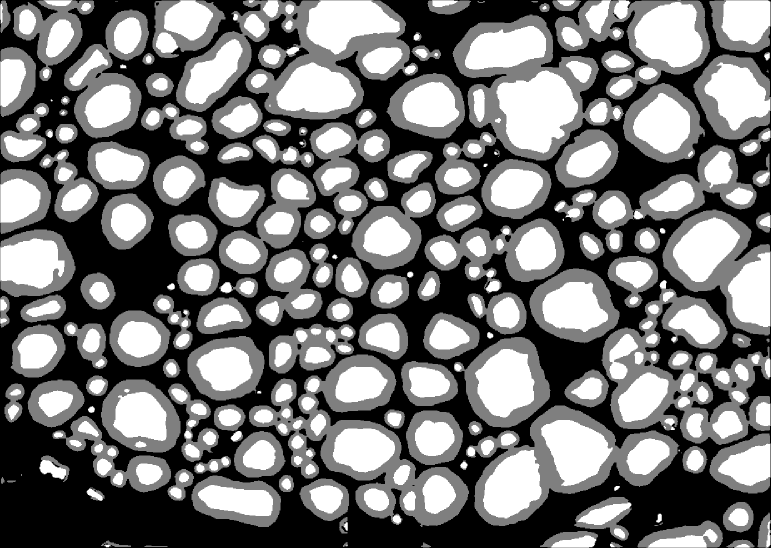
#> input picture AxonDeepSeg/data_test/AxonDeepSeg.png, 1541 x 1096 px, given in place of image_0.jpeg, which was not available (shown at 1/2 size)
$ python -i input_data.py   (imports and definitions only)   (older library calls are emulated)
#> lines starting #> are read from the running program, lines starting #| are printed output that depends on the picture; after the words box and inside, x2 and y2 are one past the last pixel; in counts of white or black regions, pixels touching at a corner belong together; pictures that were not available may be replaced by others from this repository, and a replacement may not be noted
from skimage import exposure
from skimage.transform import rescale
from scipy.ndimage.interpolation import map_coordinates
from scipy.ndimage.filters import gaussian_filter
from scipy.misc import imread
from sklearn import preprocessing
from skimage import transform
from scipy import ndimage
import numpy as np
import random
import os

import matplotlib.pyplot as plt

def extract_patches(img, mask, size):
    """
    :param img: image represented by a numpy-array
    :param mask: groundtruth of the segmentation
    :param size: size of the patches to extract
    :return: a list of pairs [patch, ground_truth] with a very low overlapping.
    """

    h, w = img.shape

    q_h, r_h = divmod(h, size)
    q_w, r_w = divmod(w, size)

    r2_h = size-r_h
    r2_w = size-r_w

    q3_h, r3_h = divmod(r2_h, q_h)
    q3_w, r3_w = divmod(r2_w, q_w)

    patches = []
    pos_x = 0
    while pos_x+size<=h:
        pos_y = 0
        while pos_y+size<=w:
            patch = img[pos_x:pos_x+size, pos_y:pos_y+size]
            patch_gt = mask[pos_x:pos_x+size, pos_y:pos_y+size]
            patches.append([patch,patch_gt])
            pos_y = size + pos_y - q3_w
            if pos_y + size > w :
                pos_y = pos_y - r3_w

        pos_x = size + pos_x - q3_h
        if pos_x + size > h:
            pos_x = pos_x - r3_h
    return patches

#######################################################################################################################
#                                                Data Augmentation                                                    #
#######################################################################################################################

# [57 lines left out: functions flipped, elastic_transform, elastic, not called in this run]


def shifting(patch):
    """
    :param patch: [image,mask]
    :return: random shifting of the pair [image,mask]
    """
    size_shift = 10
    img = np.pad(patch[0],size_shift, mode = "reflect")
    mask = np.pad(patch[1],size_shift, mode = "reflect")
    begin_h = np.random.randint(2*size_shift-1)
    begin_w = np.random.randint(2*size_shift-1)
    shifted_image = img[begin_h:begin_h+256,begin_w:begin_w+256]
    shifted_mask = mask[begin_h:begin_h+256,begin_w:begin_w+256]

    return [shifted_image,shifted_mask]


def rescaling(patch):
    """
    :param patch:  [image,mask]
    :return: random rescaling of the pair [image,mask]

    --- Rescaling reinforces axons size diversity ---
    """

    scale = random.choice([0.5, 0.75, 1.0, 1.5, 2.0])

    if scale == 1.0:
        rescaled_patch = patch

    else :
        image_rescale = rescale(patch[0], scale, preserve_range= True)
        mask_rescale = rescale(patch[1], scale, preserve_range= True)
        s_r = mask_rescale.shape[0]
        q_h, r_h = divmod(256-s_r,2)

        if q_h > 0:
            image_rescale = np.pad(image_rescale,(q_h, q_h+r_h), mode = "reflect")
            mask_rescale = np.pad(mask_rescale,(q_h, q_h+r_h), mode = "reflect")
        else:
            patches = extract_patches(image_rescale, mask_rescale, 256)
            i = np.random.randint(len(patches), size=1)[0]
            image_rescale, mask_rescale = patches[i]

        mask_rescale = preprocessing.binarize(np.array(mask_rescale), threshold=0.5)
        rescaled_patch = [image_rescale.astype(np.uint8), mask_rescale.astype(np.uint8)]

    return rescaled_patch

def random_rotation(patch):
    """
    :param patch: [image, mask]
    :return: random rotation of the pair [image,mask]
    """
    img = patch[0]
    mask = patch[1]

    angle = np.random.uniform(5, 89, 1)

    image_rotated = transform.rotate(img, angle, resize = False, mode = 'symmetric',preserve_range=True)
    gt_rotated = transform.rotate(mask, angle, resize = False, mode = 'symmetric', preserve_range=True)
    gt_rotated = (preprocessing.binarize(gt_rotated, threshold=0.5))

    return [image_rotated.astype(np.uint8), gt_rotated.astype(np.uint8)]


def random_transformation(patch):
    """
    :param patch: [image,mask]
    :param size: application of the random transformations to the pair [image,mask]
    :return: application of the random transformations to the pair [image,mask]
    """
    patch = shifting(patch)
    patch = rescaling(patch)
    patch = random_rotation(patch)
    patch = elastic(patch)
    patch = flipped(patch)
    return patch


#######################################################################################################################
#                                             Input data for the U-Net                                                #
#######################################################################################################################
class input_data:
    """
    Data to feed the learning/testing of the CNN
    """

    def __init__(self, trainingset_path, type = 'train'):

        if type == 'train' : # Data for the train
            self.path = trainingset_path+'/Train/'
            self.set_size = len([f for f in os.listdir(self.path) if ('image' in f)])

        if type == 'test': # Data for the test
            self.path = trainingset_path+'/Test/'
            self.set_size = len([f for f in os.listdir(self.path) if ('image' in f)])

        self.size_image = 256
        self.n_labels = 2
        self.batch_start = 0

    # [51 lines left out: functions set_batch_start, next_batch, not called in this run]

    def next_batch_WithWeights(self, batch_size = 1, rnd = False, augmented_data = True):
        """
        :param batch_size: number of images per batch to feed the network, 1 image is often enough
        :param rnd: if True, batch is randomly taken into the training set
        :param augmented_data: if True, each patch of the batch is randomly transformed with the data augmentation process
        :return: The triplet [batch_x (data), batch_y (prediction), weights (based on distance to edges)] to feed the network
        """
#> called with batch_size = 1, rnd = False, augmented_data = True
        batch_x = []
        for i in range(batch_size) :
            if rnd :
                indice = random.choice(range(self.set_size))
            else :
                indice = self.batch_start
                self.batch_start += 1
                if self.batch_start >= self.set_size:
                    self.batch_start= 0

            image = imread(self.path + 'image_%s.jpeg' % indice, flatten=False, mode='L')
#> image is the input picture: shape (1096, 1541); min 0, max 255, mean 120.3
            mask = preprocessing.binarize(imread(self.path + 'mask_%s.jpeg' % indice, flatten=False, mode='L'), threshold=125)
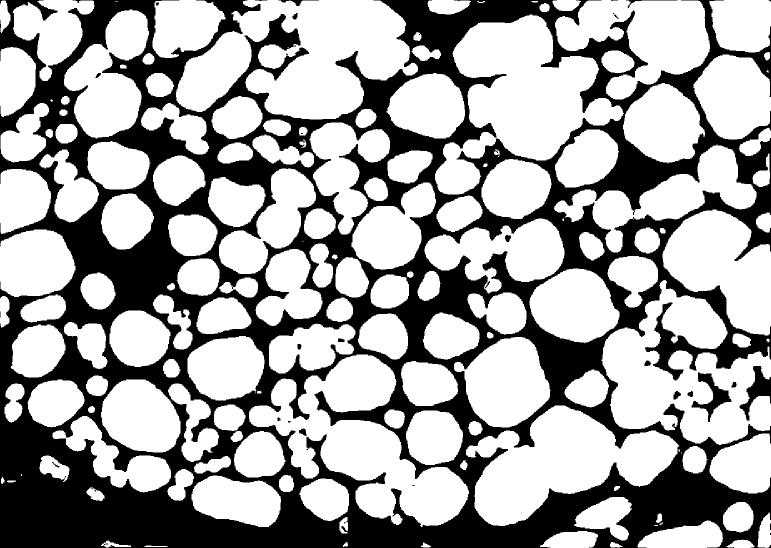
#> mask: shape (1096, 1541) (shown at 1/2 size); values 0 (black) and 1 (white), 64.4% white; 37 black regions (16 under 20 px), largest, box (x1, y1, x2, y2) and area: (0, 0, 1541, 1096) 594232, (1479, 732, 1541, 842) 2396, (1383, 745, 1463, 844) 2368

            #-----PreProcessing --------
            image = exposure.equalize_hist(image) #histogram equalization
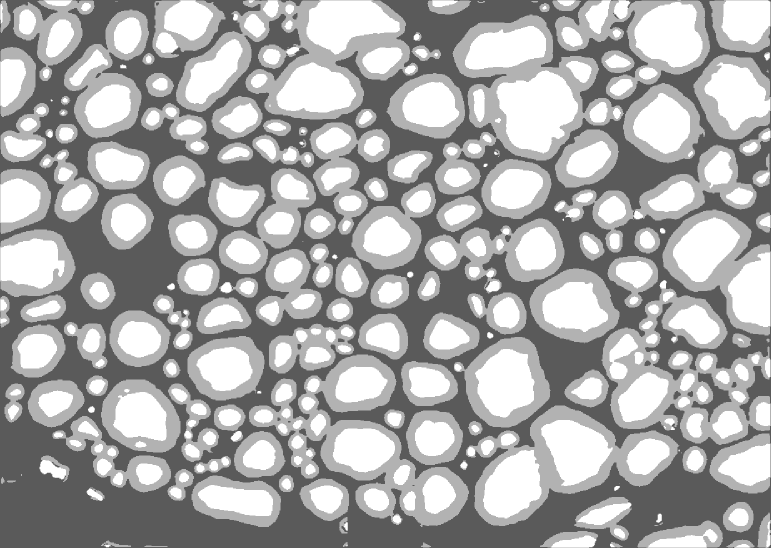
#> image: shape (1096, 1541) float64 (shown at 1/2 size); min 0.356, max 1, mean 0.668
            image = (image - np.mean(image))/np.std(image) #data whitening
            #---------------------------

            if augmented_data:
                [image, mask] = random_transformation([image, mask])
#> in shifting, `mask = np.pad(patch[1],size_shift, mode = "reflect")`: mask: shape (1116, 1561); values 0 (black) and 1 (white), 64% white; 42 black regions (19 under 20 px), largest, box (x1, y1, x2, y2) and area: (0, 0, 1561, 1116) 619129, (1489, 742, 1561, 852) 2739, (1393, 755, 1473, 854) 2368
#> in shifting, `shifted_image = img[begin_h:begin_h+256,begin_w:begin_w+256]`:
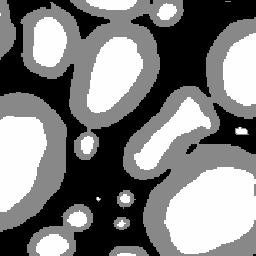
#> shifted_image: shape (256, 256) float64; min -1.19, max 1.27, mean 0.031; drawn with min black and max white
#> in shifting, `shifted_mask = mask[begin_h:begin_h+256,begin_w:begin_w+256]`:
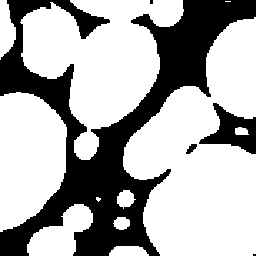
#> shifted_mask: shape (256, 256); values 0 (black) and 1 (white), 67.4% white; 5 black regions (2 under 20 px), largest, box (x1, y1, x2, y2) and area: (0, 0, 256, 256) 19950, (199, 103, 256, 154) 1341, (186, 144, 197, 154) 62
#> in random_transformation, `patch = shifting(patch)`: patch = 2 items
#> after the loop in extract_patches, `while pos_x+size<=h:`: patches = 4 items; pos_x = 256
#> in rescaling, `patches = extract_patches(image_rescale, mask_rescale, 256)`: patches = 4 items
#> in rescaling, `i = np.random.randint(len(patches), size=1)[0]`: i = 1
#> in rescaling, `image_rescale, mask_rescale = patches[i]`:
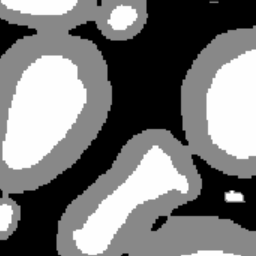
#> image_rescale: shape (256, 256) float64; min -1.19, max 1.27, mean -0.0138; drawn with min black and max white
#> in rescaling, `mask_rescale = preprocessing.binarize(np.array(mask_rescale), threshol..`:
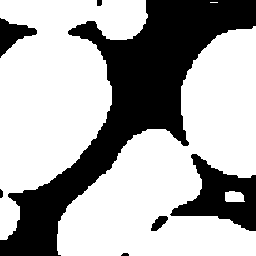
#> mask_rescale: shape (256, 256) float64; values 0 (black) and 1 (white), 66.5% white; 7 black regions, largest, box (x1, y1, x2, y2) and area: (0, 0, 256, 256) 17988, (170, 154, 256, 231) 3068, (0, 18, 37, 58) 674
#> in random_rotation, `img = patch[0]`:
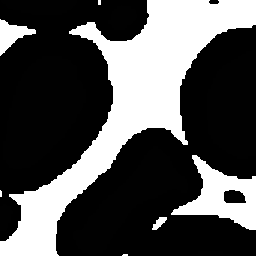
#> img: shape (256, 256); min 0, max 255, mean 81

            to_use = np.asarray(mask,dtype='uint8').reshape(256,256,1)

            weight = ndimage.distance_transform_edt(to_use)
            w0 = 10
            sigma = 5

            weight = w0*np.exp(-(weight/sigma)**2/2)

            batch_x.append(image)
            if i == 0:
                batch_y = mask.reshape(-1,1)
                weights = weight.reshape(-1,1)
            else:
                batch_y = np.concatenate((batch_y, mask.reshape(-1, 1)), axis=0)
                weights = np.concatenate((weights, weight.reshape(-1, 1)), axis=0)

        batch_y = np.concatenate((np.invert(batch_y)/255, batch_y), axis = 1)


        return [np.asarray(batch_x), batch_y, weights]

    def read_batch(self, batch_y, size_batch):
        images = batch_y.reshape(size_batch, self.size_image, self.size_image, self.n_labels)
        return images

#> (the run stopped early here; a loop or call above may not have finished)
